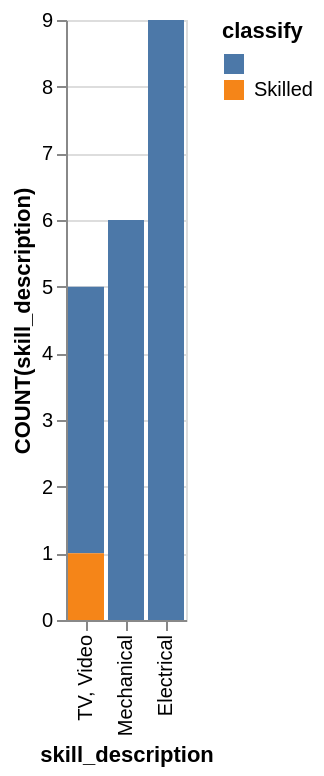

The Vega-Lite source for this figure:
### Vega-Lite specification from a JSON file in a GitHub repository (floating-point values rounded to 4 significant figures)
{"data": {"values": [{"x_data": "TV, Video", "y_data": 4, "classify": ""}, {"x_data": "Mechanical", "y_data": 6, "classify": ""}, {"x_data": "Electrical", "y_data": 9, "classify": ""}, {"x_data": "TV, Video", "y_data": 1, "classify": "Skilled"}, {"x_data": "Mechanical", "y_data": 0, "classify": "Skilled"}, {"x_data": "Electrical", "y_data": 0, "classify": "Skilled"}]}, "mark": "bar", "encoding": {"x": {"field": "x_data", "type": "nominal", "title": "skill_description", "sort": {"op": "sum", "field": "y_data", "order": "ascending"}}, "y": {"field": "y_data", "type": "quantitative", "title": "COUNT(skill_description)"}, "color": {"field": "classify"}}}
